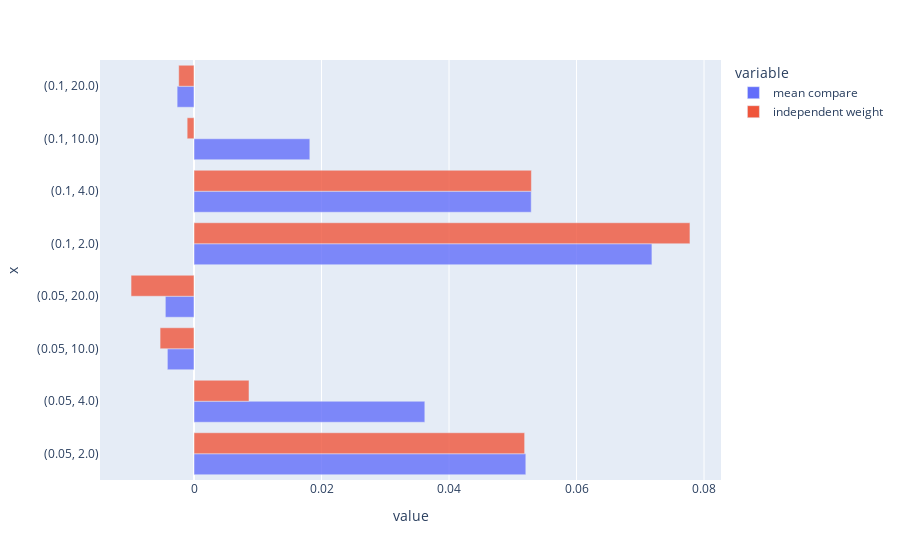

Notebook code for this chart:
### Code cell
df = pd.DataFrame()

filter_ind = (keys[:, 2] == 100) & (keys[:, 1] == 1000) & (keys[:, 3] > 0.01)

df['x'] = [ str(tuple(tt[3:])) for tt in keys[filter_ind]]
df['mean compare'] = accelerations[0][filter_ind]
df['independent weight'] = accelerations[1][filter_ind] 
mmin = np.min(accelerations[:,filter_ind])
mmax = np.max(accelerations)
# fig = plt.Figure(figsize=(20, 15))
fig = px.bar(data_frame= df, y = 'x' , x =  ['mean compare', 'independent weight'], \
            orientation='h', barmode='group', opacity= 0.8) #, title="Algorithms acceleration with n_iters = 10^5, N = 1000, k = 100") 
fig = fig.update_traces(textfont_size=20)
fig.show()

### Figure 1 — Plotly figure (JSON) as saved in the notebook; plotly's stock layout.template omitted (floating-point values rounded to 4 significant figures)
{"data": [{"alignmentgroup": "True", "hovertemplate": "variable=mean compare<br>value=%{x}<br>x=%{y}<extra></extra>", "legendgroup": "mean compare", "marker": {"color": "#636efa", "opacity": 0.8, "pattern": {"shape": ""}}, "name": "mean compare", "offsetgroup": "mean compare", "orientation": "h", "showlegend": true, "textfont": {"size": 20}, "textposition": "auto", "type": "bar", "x": [0.05205, 0.03621, -0.004177, -0.004494, 0.07183, 0.05289, 0.01817, -0.002646], "xaxis": "x", "y": ["(0.05, 2.0)", "(0.05, 4.0)", "(0.05, 10.0)", "(0.05, 20.0)", "(0.1, 2.0)", "(0.1, 4.0)", "(0.1, 10.0)", "(0.1, 20.0)"], "yaxis": "y"}, {"alignmentgroup": "True", "hovertemplate": "variable=independent weight<br>value=%{x}<br>x=%{y}<extra></extra>", "legendgroup": "independent weight", "marker": {"color": "#EF553B", "opacity": 0.8, "pattern": {"shape": ""}}, "name": "independent weight", "offsetgroup": "independent weight", "orientation": "h", "showlegend": true, "textfont": {"size": 20}, "textposition": "auto", "type": "bar", "x": [0.05186, 0.008626, -0.005321, -0.009874, 0.07779, 0.05292, -0.001075, -0.002398], "xaxis": "x", "y": ["(0.05, 2.0)", "(0.05, 4.0)", "(0.05, 10.0)", "(0.05, 20.0)", "(0.1, 2.0)", "(0.1, 4.0)", "(0.1, 10.0)", "(0.1, 20.0)"], "yaxis": "y"}], "layout": {"barmode": "group", "legend": {"title": {"text": "variable"}, "tracegroupgap": 0}, "margin": {"t": 60}, "xaxis": {"anchor": "y", "domain": [0, 1], "title": {"text": "value"}}, "yaxis": {"anchor": "x", "domain": [0, 1], "title": {"text": "x"}}}}
